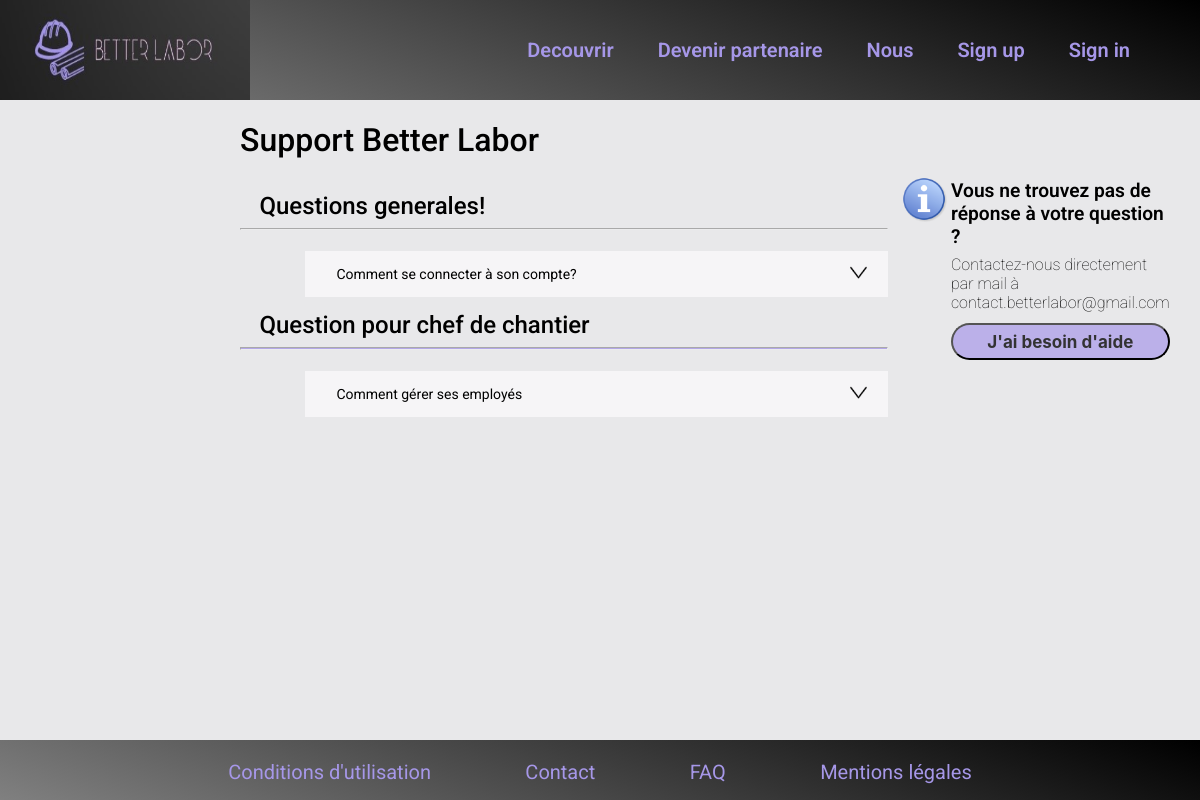
Page /faq.php on the earlier database version.
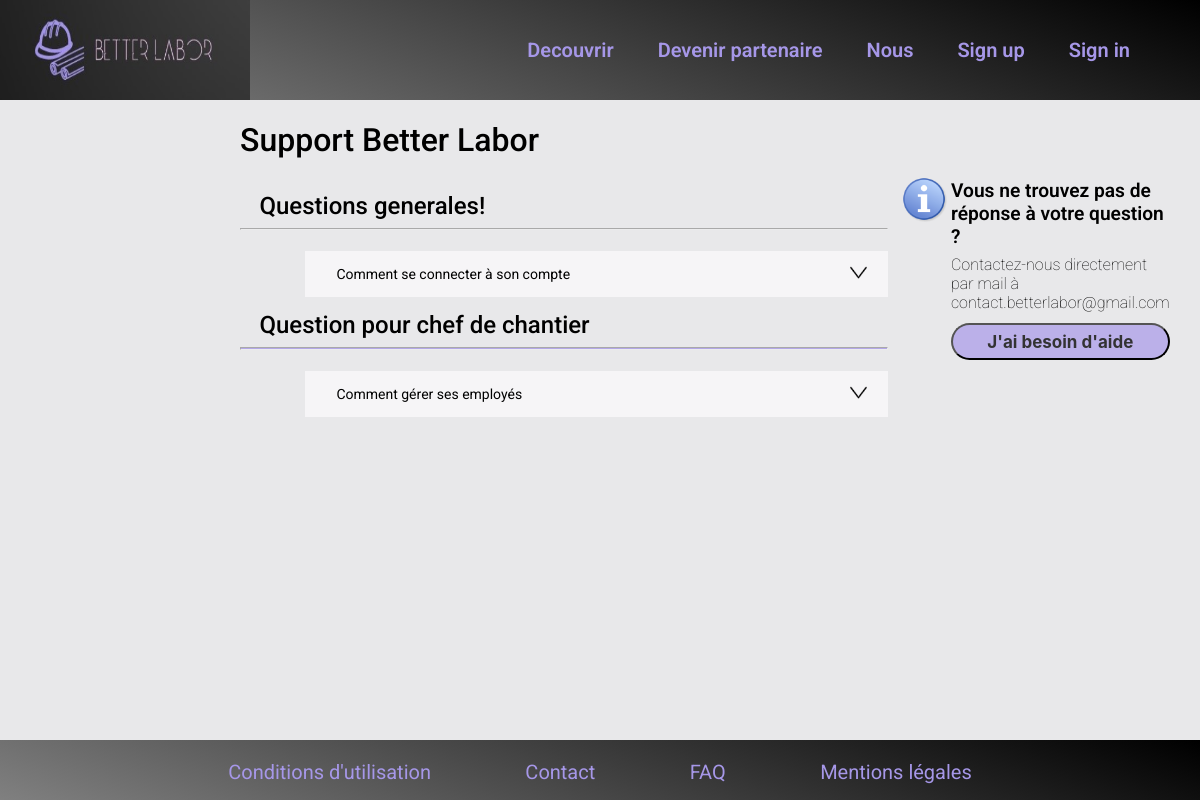
Same page on the later database version.
### tables this page shows
CREATE TABLE `categorie` (
  `ID` int(11) NOT NULL,
  `nom` varchar(30) NOT NULL,
  `position` tinyint(4) NOT NULL
);

CREATE TABLE `question` (
  `ID` int(11) NOT NULL,
  `ID_categorie` int(11) NOT NULL,
  `position` tinyint(4) NOT NULL,
  `sujet` varchar(300) NOT NULL,
  `reponse` varchar(9999) NOT NULL
);

### espace-admin/FAQManager.php (the view, shortened to what this page needs)
<?php
class FAQManager
{
  public $conn = null;
  public function connect($conn)
  {
    $this->conn = $conn;
  }
  public function display_public()
  {
    $q = "SELECT * FROM categorie ORDER BY position ASC";
    $r_categorie = $this->conn->query($q);
    $entry_display = "";
    if ($r_categorie != false && $r_categorie->num_rows > 0) {
      while ($a_categorie = mysqli_fetch_assoc($r_categorie)) {
        $nom = stripslashes($a_categorie['nom']);
        $categorie_id = stripslashes($a_categorie['ID']);
        $entry_display .= <<<ENTRY_DISPLAY
        <h2 class="category-title">$nom</h2>
        <hr class="category-line">
ENTRY_DISPLAY;
        $q_question = "SELECT * FROM question WHERE ID_categorie = $categorie_id ORDER BY position ASC";
        $r_question = $this->conn->query($q_question);
        if ($r_categorie != false && $r_question->num_rows > 0) {
          while ($a_question = mysqli_fetch_assoc($r_question)) {
            $sujet = stripslashes($a_question['sujet']);
            $reponse = stripslashes($a_question['reponse']);
            $question_id = stripslashes($a_question['ID']);
            $entry_display .= <<<ENTRY_DISPLAY
            <div class="question-box">
            <button class="question-button" id="question-button-$question_id">
              <p class="question-title">$sujet</p>
              <img class="img-defilement" src="images/defilement-bas.png" alt="ouvrir question" id="defilement-$question_id">
            </button>
            <div class="question-content"><p class="question-content-text">$reponse</p></div>
          </div>
ENTRY_DISPLAY;
          }
        }
      }
    }
    return $entry_display;
  }
}
?>

### faq.php (shortened to what this page needs)
<!doctype html>
<html lang="fr">
<head>
  <link rel="stylesheet" href="faq.css">
  <link rel="stylesheet" href="general.css">
</head>
<body>
<?php
include('nav.php');
?>
  <div class="faq">
    <h1 class="title">Support Better Labor</h1>
    <?php
include('espace-admin/FAQManager.php');
include('database/config.php');
$obj = new FAQManager();
$obj->connect($conn);
echo $obj->display_public();
?>
  </div>
    <div class="side-info">
        <img class="help" src="images/information.png" alt="info">
        <div class="side-help">
          <p class="help-question">
          Vous ne trouvez pas de réponse à votre question ?
          </p>
          <p class="help-contact">
          Contactez-nous directement par mail à contact.betterlabor@gmail.com
          </p>
          <button class="help-button">
          J'ai besoin d'aide
          </button>
        </div>
    </div>
<?php
make_footer(true);
?>
</body>
</html>

### nav.php (shortened to what this page needs)
<html lang="fr">
<head>
    <link rel="stylesheet" href="footer.css" type="text/css">
</head>
<?php
if (isset($_SESSION['loggedin']) && $_SESSION['loggedin'] == 1) {
    include('barre profil.php');
}
else {
    include('barre acceuil.php');
}
function make_footer($pushed) {
    if ($pushed) {
        echo '<div class="footer pushed">';
    }
    else {
        echo '<div class = "footer">';
    }
    $entry_display = <<<FOOTER
    <div class = "section_help">
    </div>
    <div class = "help">
        <div class = "a1">
            <a class="footer-link" href = "cgu.php">Conditions d'utilisation</a>
        </div>
        <div class = "a2">
            <a class="footer-link" href = "contact.php">Contact</a>
        </div>
        <div class = "a3">
            <a class="footer-link" href = "faq.php">FAQ</a>
        </div>
        <div class = "a4">
            <a class="footer-link" href = "mentions_legales.php">Mentions légales</a>
        </div>
    </div>
</div>
FOOTER;
        echo $entry_display;
}
?>
</html>

### barre acceuil.php (shortened to what this page needs)
<!DOCTYPE html>
<html lang="fr">
<head>
    <link rel = "stylesheet" href = "barre_accueil.css" title="no title"/>
</head>
<body>
    <div class="container">
        <nav>
            <a class="logo-nav" href="index.php">
            <img src="images/logo.jpg" width="300px" height="100px">
            </a>
            <ul class="all">
                <li><a href="Découvrir.php">Decouvrir</a></li>
                <li><a href="#">Devenir partenaire</a></li>
                <li><a href="Nous.php">Nous</a></li>
                <li><a href="espace-chef/inscription.php">Sign up</a></li>
                <li><a href="espace-membre/">Sign in</a></li>
            </ul>
        </nav>
    </div>
</body>

### faq.css (style rules this page uses)
.faq { margin-left: 20%; margin-right: 26%; }
.title { margin-bottom: 5%; font-weight: 500; }
.category-line { background-color: #A697E8; height: 0.03em; opacity: 0.8; margin-bottom: 1.3em; }
.question-box { margin-left: 10%; margin-bottom: 0.9em; margin-top: 0.14em; width: 90%; }
.question-button { background-color: #f6f5f7; padding: 15px; cursor: pointer; border: none; width: 100%; outline: none; text-align: left; display: flex; flex-direction: row; }
.question-title { text-align: left; display: inline; margin-top: auto; margin-bottom: auto; margin-left: 3%; font-size: 14px; }
.img-defilement { width: 1.3em; height: 1em; display: flex; flex-direction: row; position: relative; margin-left: auto; margin-right: 1%; }
.side-info { position: absolute; left: 75%; top: 20%; right: 4%; display: flex; align-items: top; }
img.help { width: 2.4em; height: 2.4em; display: block; margin-top: 6%; padding-right: 3px; }
.help-question { font-weight: 600; font-size: 1.2em; margin-bottom: 0px; }
.help-contact { font-weight: lighter; font-size: 1em; margin-top: 0.4em; margin-bottom: 0.4em; padding: 0%; }
.help-button { box-sizing: border-box; color: #333; font-family: Inter; font-weight: Bold; font-size: 17px; opacity: 1; background: #bbb0e9; border-radius: 25px; padding: 4px; width: 183px; height: 37px; margin-top: 0.3em; width: 100%; }
.category-title { font-weight: 500; margin-left: 3%; margin-bottom: 0.13em; margin-top: 0.2em; }

### general.css (style rules this page uses)
body { background: #E8E8EA; }
* { font-family: Roboto, 'Open Sans'; }

### footer.css (style rules this page uses)
.footer { padding : 10px; padding-top: 20px; background: linear-gradient(200deg, black,grey); width: 100%; height: 60px; box-sizing: border-box; }
.pushed { position: absolute; bottom: 0; }
.help { display: flex; padding-bottom: 10px; font-size: 20px; justify-content: center; }
.a1 { margin-right : 8%; }
.a2 { margin-right : 8%; }
.a3 { margin-right : 8%; }
.footer-link { text-decoration : none ; color: #A697E8; }

### barre_accueil.css (style rules this page uses)
body { background-color: #E8E8EA; width: 100%; padding: 0; margin: 0; padding-top: 100px; }
.container { background:linear-gradient(200deg, black,grey); height: 100px; width: 100%; position:fixed; top: 0; z-index: 999; }
.container nav { height: 100px; }
.logo-nav { display: inline; padding: 0 0; text-decoration: none; font-size: 0px; font-weight: 400; }
nav ul { padding: 0; margin: 0; float: right; margin-right: 100px; }
nav li { position: relative; list-style: none; display: inline-block; }
nav a { display: block; padding: 0 30px; color: #A697E8; text-decoration: none; line-height: 100px; font-size: 20px; font-weight: 600; }
@media (max-width: 1203px) { nav ul li a { font-size: 20px; padding: 0 20px; } }
@media (max-width: 1203px) { nav ul { margin-right: 50px; } }
@media (max-width: 1203px) { nav img { width: 250px; } }

Differences in the rows shown:
changed question: sujet "Comment se connecter à son compte?" → "Comment se connecter à son compte"
